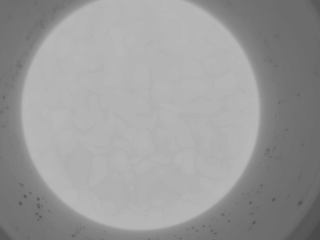
#> input picture convection.jpg, 320 x 240 px
$ jupyter execute --allow-errors Prac03-Brillo.ipynb   (shell and % lines are left out)
#> lines starting #> are read from the running program, lines starting #| are printed output that depends on the picture
# **Práctica 3: Brillo y contraste**

Este cuaderno desarrolla contenidos prácticos de la asignatura **Visión artificial** del Grado en Ciencia e Ingeniería de Datos.

***

# Histograma

Para analizar el brillo y el contraste de una imagen es importante entender el histograma de intensidades. Para ello se va a comenzar la práctica realizando una función para visualizar una imagen junto a su histograma.

> Implementa una función que dada una imagen realice una visualización conjunta tanto de la imagen como de su histograma y distribución acumulada siguiendo las indicaciones que se muestran a continuación:
>
> Se debe verificar que la imagen es de tipo uint8. El histograma tendrá 256 bins, desde 0 a 255
>
> La función debe permitir el uso de imágenes en color o de imágenes en escala de grises
>
> Para calcular el histograma se debe implementar una función propia
>

A continuación se muestra algo de ayuda.

[cell 1]
# Importar bibliotecas que pueden ser necesarias
import matplotlib.pyplot as plt
import numpy as np
import seaborn as sns
import cv2
import skimage

[cell 2]
# Creación de la figura
width, height = plt.rcParams['figure.figsize']
fig, (ax_img, ax_hist) = plt.subplots(1, 2, figsize=(2*width, height))

# La primera se usará para la imagen, la segunda para el histograma

# Ejemplo de visualización de la imagen
img = np.random.randint(0, 256, size=(100, 100), dtype=np.uint8)
ax_img.imshow(img, cmap='gray')

# Ejemplo de visualización del histograma
hist = np.random.randint(0, 256, size=(256,), dtype=np.uint8)
ax_hist.bar(np.arange(256), hist)
plt.show()
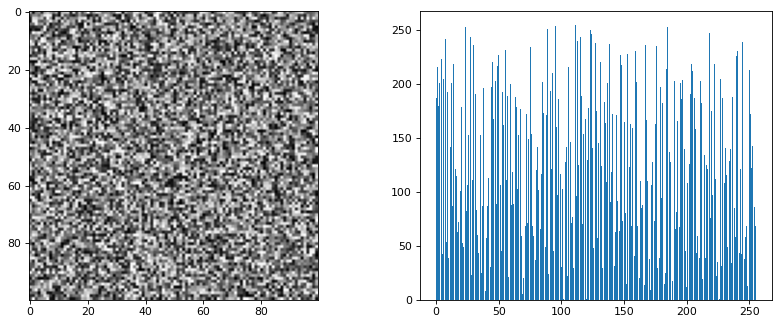
#> figure drawn by matplotlib, 2 panels; panel 2: tallest bar 255 high, from x = 110.6 to 111.4

[cell 3]
def histogram(img):
    a=np.zeros(256)
    for i in range(img.shape[0]):
        for j in range(img.shape[1]):
            a[img[i,j]] +=1
    return a

[cell 4]
def iter_channels(color_image):
    for channel in np.rollaxis(color_image, -1):
        yield channel

# Función para visualizar el histograma de una imagen
# Esta función está sin terminar
def plot_histogram(img):
    width, height = plt.rcParams['figure.figsize']
    fig, (ax_img, ax_hist) = plt.subplots(1, 2, figsize=(2*width, height))
    if img.dtype!=np.uint8:
        print("La imagen no es de tipo uint8")
        return
    ax_img.imshow(img)
    if img.ndim == 2:
        # imagen en escala de grises
        hist=histogram(img)
        ax_hist.bar(np.arange(256), hist)
        plt.show()
    elif img.ndim == 3:
        # imagen en color
        # `channel` es el canal rojo, verde o azul de la imagen.
        for channel, channel_color in zip(iter_channels(img), 'rgb'):
            # crear histograma de cada canal
            hist=histogram(channel)
            ax_hist.bar(np.arange(256), hist)

    plt.show()

#> (the rest of this cell did not finish here and is left out)

## Ajuste de contraste lineal

Una vez que se tiene la visualización del histograma se puede analizar mejor el brillo y el contraste. También es más fácil entender cómo funcionan los métodos de ajuste de contraste.

> Crea una función que realice un ajuste de intensidad afín usando la ecuación $s = ra+b$, donde $s$ es el valor del píxel de salida, $r$ el de entrada y $a$ y $b$ son dos constantes. La función debe evitar que el resultado se salga del rango de representación (`np.clip`). Para ello se recomienda realizar una conversión a flotante para realizar las operaciones (`img.astype(np.double)`). Después de la operación se debe volver a convertir a su formato original.

> Prueba con diversos valores de $a$ y $b$ y analiza el resultado.

[cell 5]
def intensidad(r,a,b):
    print(r.dtype)
    r_flotante = r.astype(np.double)
    s = np.clip(a * r_flotante + b, 0, 255)
    s = s.astype(r.dtype)
    return s

#> (a cell that did not finish here is left out)

[cell 7]
a=2
#> a = 2
b=3
intens=intensidad(img,a,b)
#| uint8
#> in intensidad, `r_flotante = r.astype(np.double)`:
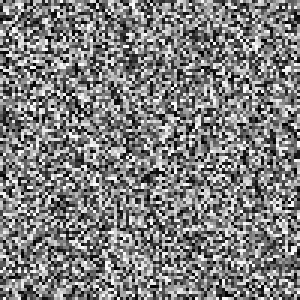
#> r_flotante: shape (100, 100) float64 (shown 3 times larger); min 0, max 255, mean 126.6
#> in intensidad, `s = np.clip(a * r_flotante + b, 0, 255)`:
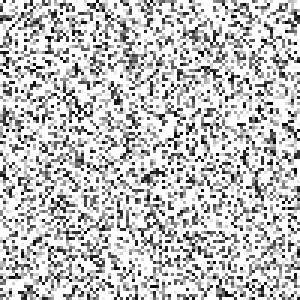
#> s: shape (100, 100) float64 (shown 3 times larger); min 3, max 255, mean 192.3
plot_histogram(intens)
#> in plot_histogram, `hist=histogram(img)`: hist = 256 values, max 4988 at index 255, min 0 at index 0, mean 39.06
#> in plot_histogram, `plt.show()`:
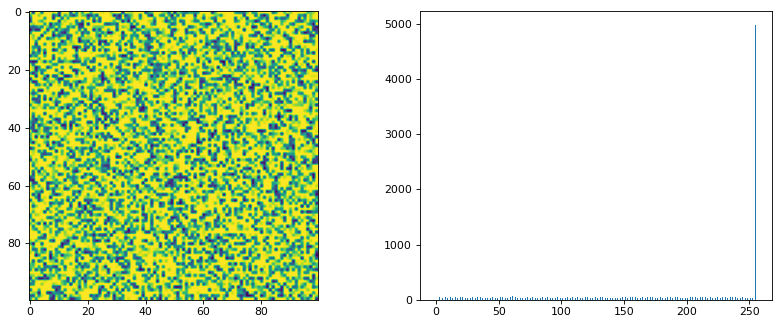
#> figure drawn by matplotlib, 2 panels; panel 2: tallest bar 4988 high, from x = 254.6 to 255.4

> Realiza la normalización de la imagen usando $r_{norm} =  \frac{r - r_{min}} {r_{max} - r_{min}}$, donde $r_{min}$ es el valor de intensidad mínimo de la imagen, y  $r_{max}$ es el máximo. Este tipo de normalización (min-max normalization) debe retornar una imagen en el rango [0, 1]. En el caso de imagen de color, realiza este proceso para cada canal.

> Convierte la imagen normalizada al rango [0, 255] (se consigue simplemente multiplicando por 255).

> Repite el proceso usando el percentil 2 y 98 como valores de $r_{min}$ y $r_{max}$.

> Usa las técnicas anteriores para visualizar la imagen `http://www.atc.uniovi.es/grado/3va/prac/convection.png`

[cell 8]
def normalizacion(img,percentil_min=None,percentil_max=None):
    if img.ndim == 2:
        img=img.astype(np.float64)
        if percentil_min==None and percentil_max==None:

            r_min = np.min(img)
            r_max = np.max(img)
            # Aplicar la fórmula de min-max normalization
            norm=(img - r_min) / (r_max - r_min)
            image=np.clip(norm, 0, 1)
        else:
            r_min=np.percentile(img,percentil_min)
            r_max=np.percentile(img,percentil_max)
            norm=(img - r_min) / (r_max - r_min)
            image=np.clip(norm, 0, 1)
        return image
    if img.ndim == 3:
        norm= np.zeros_like(img, dtype=np.float32)
        for i in range(img.shape[-1]):
            channel = img[:, :, i]
            if percentil_min==None and percentil_max==None:
                channel_min = np.min(channel)
                channel_max = np.max(channel)
                norm_channel = (channel - channel_min) / (channel_max - channel_min)
                norm_channel = np.clip(norm_channel, 0, 1)
                norm[:, :, i] = norm_channel
            else:
                channel_min=np.percentile(img,percentil_min)
                channel_max=np.percentile(img,percentil_max)
                norm_channel = (channel - channel_min) / (channel_max - channel_min)
                norm_channel = np.clip(norm_channel, 0, 1)
                norm[:, :, i] = norm_channel

        return norm

[cell 9]
img = skimage.io.imread('convection.jpg')
#> img is the input picture: shape (240, 320, 3); min 75, max 185, mean 153.4
img2=normalizacion(img)
#> the loop in normalizacion, `for i in range(img.shape[-1]):` made 3 passes
#> pass 1, in normalizacion, `norm_channel = (channel - channel_min) / (channel_max - channel_min)`:
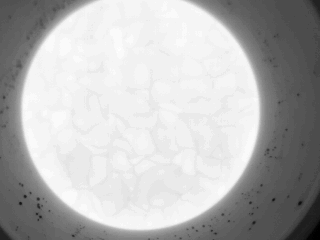
#> norm_channel: shape (240, 320) float64; min 0, max 1, mean 0.713
print("ENTRE [0,1]")
plt.imshow(img2)

[cell 10]
norm=normalizacion(img)

norm = (norm * 255).astype(np.uint8)
print("ENTRE [0,255]")
plt.imshow(norm)

[cell 11]
print("CON PERCENTILES 2 Y 98")
percent=normalizacion(img,2,98)
#> the loop in normalizacion (call 3), `for i in range(img.shape[-1]):` made 3 passes
#> pass 1, in normalizacion (call 3), `norm_channel = np.clip(norm_channel, 0, 1)`:
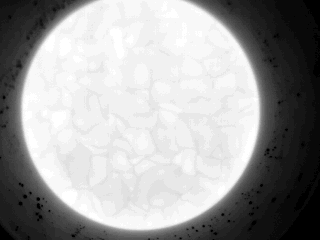
#> norm_channel: shape (240, 320) float64; min 0, max 1, mean 0.624
plt.imshow(percent)

# Ajuste de contraste no lineal

También es posible realizar ajuste con transformaciones no lineales. Una de las posibilidades es el ajuste de sigmoide, $s = \frac{1}{1 + e^{(\mathrm{cutoff} - r)\mathrm{gain}}}$ donde $s$ es el valor de píxel transformado, $r$ es la intensidad de entrada y $\mathrm{cutoff}$ y $\mathrm{gain}$ son parámetros. Esta ecuación asume que los valores de entrada están normalizados en el intervalo [0, 1].

> Realiza la representación de la función de transformación para $\mathrm{cutoff} = 0.5$ y $\mathrm{gain} = 12$.

[cell 12]
def sigmoide(img,cutoff,gain):
    #s=np.clip(1 / (1 + np.exp((cutoff - img) * gain)), 0, 1)
    s = 1 / (1 + np.exp((cutoff - img) * gain))
    return s


img = skimage.io.imread('persona.jpg')
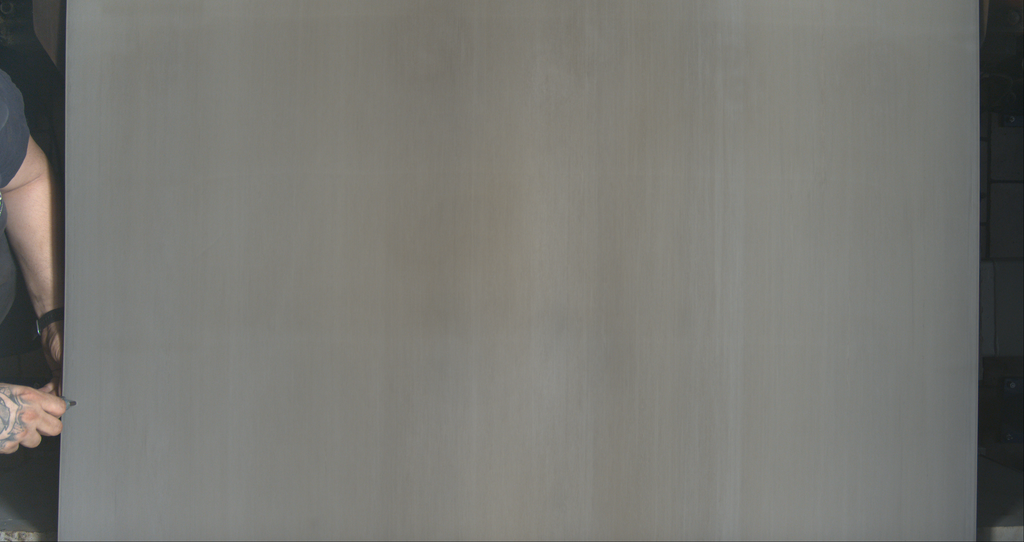
#> input picture persona.jpg, 1024 x 542 px
#> img is the input picture: shape (542, 1024, 3); mean R, G, B 120.1, 120, 114.9
plt.imshow(img)
plt.show()
img2=normalizacion(img)
#> the loop in normalizacion (call 4), `for i in range(img.shape[-1]):` made 3 passes
#> (channel_min, channel_max) on passes 1 to 3: (9, 232), (17, 234), (15, 219)
#> pass 1, in normalizacion (call 4), `norm_channel = (channel - channel_min) / (channel_max - channel_min)`:
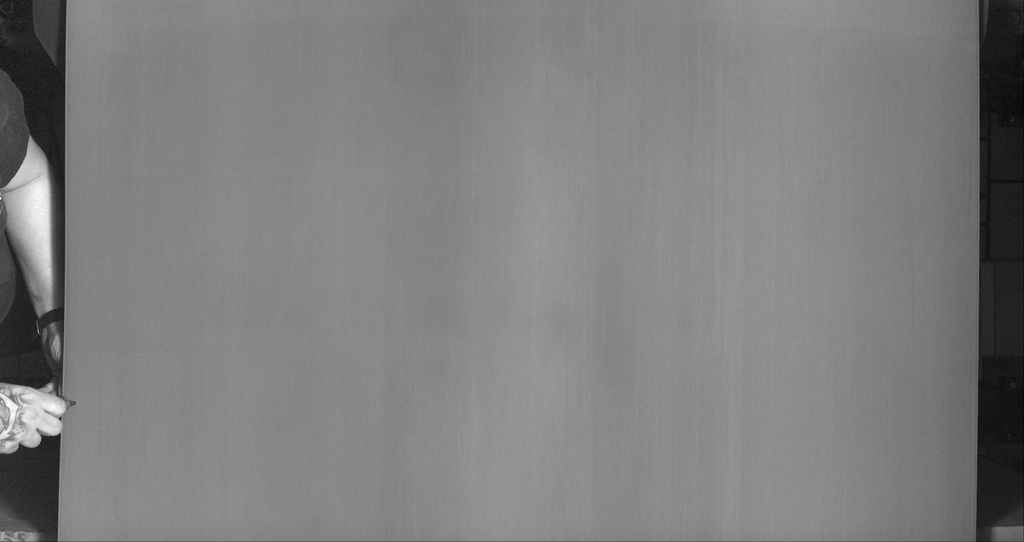
#> norm_channel: shape (542, 1024) float64; min 0, max 1, mean 0.498

img3=sigmoide(img2,0.5,12)
#> in sigmoide, `s = 1 / (1 + np.exp((cutoff - img) * gain))`:
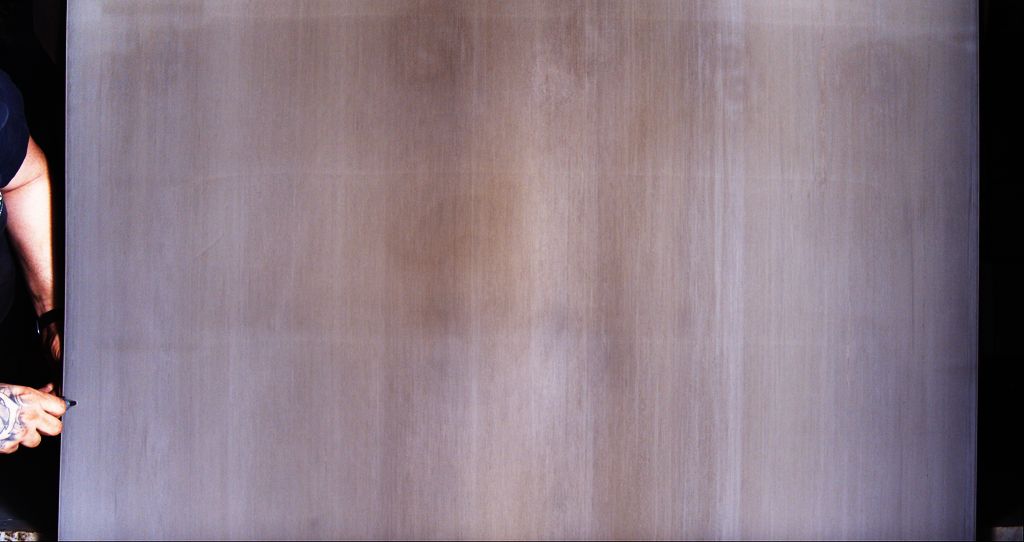
#> s: shape (542, 1024, 3) float32; mean R, G, B 0.538, 0.477, 0.515
plt.imshow(img3)
plt.show()
